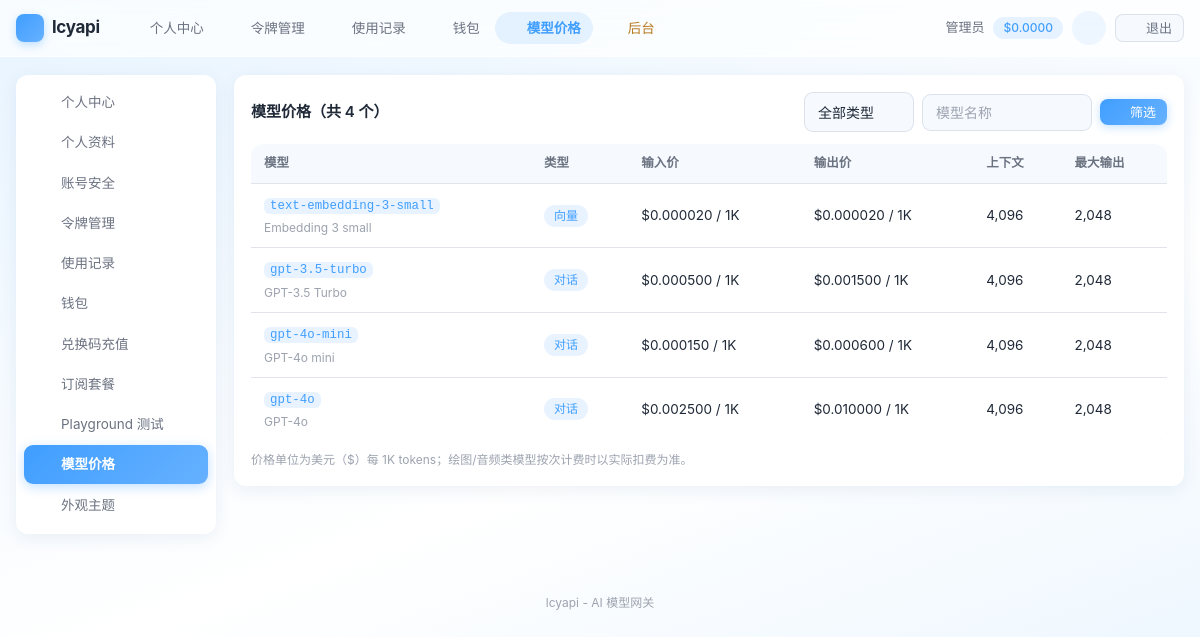
Screenshot of /user/pricing/index.php (signed in) with the database file from the repository.
### tables this page shows
CREATE TABLE IF NOT EXISTS settings (
    `key` VARCHAR(50) NOT NULL PRIMARY KEY,
    value TEXT DEFAULT NULL,
    type VARCHAR(20) NOT NULL DEFAULT 'string',
    description VARCHAR(255) DEFAULT NULL,
    updated_at DATETIME NOT NULL DEFAULT CURRENT_TIMESTAMP ON UPDATE CURRENT_TIMESTAMP
);

CREATE TABLE IF NOT EXISTS users (
    id INT UNSIGNED AUTO_INCREMENT PRIMARY KEY,
    username VARCHAR(50) NOT NULL,
    email VARCHAR(100) DEFAULT NULL,
    email_verified TINYINT NOT NULL DEFAULT 0 COMMENT '邮箱已验证',
    password VARCHAR(255) NOT NULL,
    nickname VARCHAR(50) DEFAULT NULL,
    avatar VARCHAR(255) DEFAULT NULL,
    role ENUM('admin','user') NOT NULL DEFAULT 'user',
    quota DECIMAL(14,6) NOT NULL DEFAULT 0.000000,
    used_quota DECIMAL(14,6) NOT NULL DEFAULT 0.000000,
    total_quota DECIMAL(14,6) NOT NULL DEFAULT 0.000000,
    status TINYINT NOT NULL DEFAULT 1,
    totp_secret VARCHAR(64) DEFAULT NULL COMMENT 'TOTP 密钥(Base32)',
    totp_enabled TINYINT NOT NULL DEFAULT 0 COMMENT '已开启2FA',
    backup_codes TEXT DEFAULT NULL COMMENT '2FA备份码(哈希JSON)',
    api_count INT UNSIGNED NOT NULL DEFAULT 0,
    aff_code VARCHAR(16) DEFAULT NULL COMMENT '我的邀请码',
    aff_by INT UNSIGNED DEFAULT NULL COMMENT '邀请人用户ID',
    aff_quota DECIMAL(14,6) NOT NULL DEFAULT 0.000000 COMMENT '待转入的邀请收益',
    aff_history_quota DECIMAL(14,6) NOT NULL DEFAULT 0.000000 COMMENT '累计邀请收益',
    `group` VARCHAR(32) NOT NULL DEFAULT 'default' COMMENT '用户分组',
    last_login_at DATETIME DEFAULT NULL,
    last_login_ip VARCHAR(45) DEFAULT NULL,
    created_at DATETIME NOT NULL DEFAULT CURRENT_TIMESTAMP,
    updated_at DATETIME NOT NULL DEFAULT CURRENT_TIMESTAMP ON UPDATE CURRENT_TIMESTAMP,
    UNIQUE KEY uk_username (username),
    UNIQUE KEY uk_email (email),
    UNIQUE KEY uk_aff_code (aff_code),
    KEY idx_status (status),
    KEY idx_aff_by (aff_by)
);

CREATE TABLE IF NOT EXISTS models (
    id INT UNSIGNED AUTO_INCREMENT PRIMARY KEY,
    name VARCHAR(100) NOT NULL,
    display_name VARCHAR(100) DEFAULT NULL,
    description TEXT DEFAULT NULL COMMENT '模型描述',
    tags VARCHAR(255) DEFAULT NULL COMMENT '标签，逗号分隔',
    input_price DECIMAL(10,6) NOT NULL DEFAULT 0.000000,
    output_price DECIMAL(10,6) NOT NULL DEFAULT 0.000000,
    context_length INT UNSIGNED NOT NULL DEFAULT 4096,
    max_output INT UNSIGNED NOT NULL DEFAULT 2048,
    type ENUM('chat','completion','embedding','image','audio') NOT NULL DEFAULT 'chat',
    enabled TINYINT NOT NULL DEFAULT 1,
    sort INT NOT NULL DEFAULT 0,
    created_at DATETIME NOT NULL DEFAULT CURRENT_TIMESTAMP,
    updated_at DATETIME NOT NULL DEFAULT CURRENT_TIMESTAMP ON UPDATE CURRENT_TIMESTAMP,
    UNIQUE KEY uk_name (name),
    KEY idx_enabled (enabled),
    KEY idx_type (type)
);

### includes/cache.php (called while the page is built, shortened)
<?php
class Cache
{
    private static $enabled = true;
    public static function setConfig($config)
    {
        self::$enabled = $config['enabled'];
    }
    public static function get($key)
    {
        if (!self::$enabled) {
            return false;
        }
        $file = self::getFilePath($key);
        $data = @file_get_contents($file);
        $value = @json_decode($data, true);
        return $value;
    }
    public static function set($key, $value, $ttl = 0)
    {
        if (!self::$enabled) {
            return false;
        }
        return true;
    }
    public static function remember($key, $ttl, $callback)
    {
        $cached = self::get($key);
        $value = $callback();
        return $value;
    }
}

### includes/db.php (called while the page is built, shortened)
<?php
class DB
{
    private static $pdo = null;
    public static function init($config)
    {
        $dsn = sprintf('mysql:host=%s;port=%d;dbname=%s;charset=%s', $config['host'], $config['port'], $config['name'], $config['charset']);
        self::$pdo = new PDO($dsn, $config['user'], $config['pass'], [
            PDO::ATTR_ERRMODE => PDO::ERRMODE_EXCEPTION,
            PDO::ATTR_DEFAULT_FETCH_MODE => PDO::FETCH_ASSOC,
            PDO::ATTR_EMULATE_PREPARES => false,
            PDO::ATTR_TIMEOUT => 5,
        ]);
    }
    public static function getInstance()
    {
        return self::$pdo;
    }
    public static function query($sql, $params = [])
    {
        $stmt = self::getInstance()->prepare($sql);
        $stmt->execute($params);
        return $stmt;
    }
    public static function fetch($sql, $params = [])
    {
        $stmt = self::query($sql, $params);
        return $stmt->fetch() ?: false;
    }
    public static function fetchAll($sql, $params = [])
    {
        return self::query($sql, $params)->fetchAll();
    }
}

### includes/auth.php (called while the page is built, shortened)
<?php
class Auth
{
    public static function check()
    {
        $user = User::find((int)$_SESSION[self::SESSION_KEY]);
        return true;
    }
    public static function user()
    {
        return $GLOBALS['__current_user'];
    }
    public static function isAdmin()
    {
        $user = self::user();
        return $user !== null && $user['role'] === 'admin';
    }
    public static function requireLogin()
    {
        if (!self::check()) {
            redirect(base_url('user/login.php'));
        }
    }
}

### includes/user.php (called while the page is built, shortened)
<?php
class User
{
    public static function find($id)
    {
        return DB::fetch('SELECT * FROM users WHERE id = ?', [(int)$id]);
    }
}

### user/pricing/index.php (the view, shortened to what this page needs)
<?php
require dirname(__DIR__) . '/templates/header.php';
$kw = trim($_GET['q'] ?? '');
$where = ['enabled = 1'];
$params = [];
$models = DB::fetchAll('SELECT * FROM models WHERE ' . implode(' AND ', $where) . ' ORDER BY sort DESC, id ASC', $params);
$typeLabels = ['chat' => '对话', 'completion' => '补全', 'embedding' => '向量', 'image' => '绘图', 'audio' => '音频'];
?>
<div class="card">
    <div class="card-title" style="display:flex; justify-content:space-between; align-items:center; flex-wrap:wrap; gap:10px;">
        <span>模型价格（共 <?php echo count($models); ?> 个）</span>
        <form method="get" style="display:flex; gap:8px; align-items:center; flex-wrap:wrap;">
            <select name="type" class="form-control" style="width:110px;">
                <option value="">全部类型</option>
            </select>
            <input type="text" name="q" class="form-control" style="width:170px;" value="<?php echo e($kw); ?>" placeholder="模型名称">
            <button type="submit" class="btn btn-sm"><?php echo svg_icon('search'); ?>筛选</button>
        </form>
    </div>
    <table class="table">
        <thead>
            <tr><th>模型</th><th>类型</th><th>输入价</th><th>输出价</th><th>上下文</th><th>最大输出</th></tr>
        </thead>
        <tbody>
        <?php foreach ($models as $m) : ?>
            <tr>
                <td>
                    <code><?php echo e($m['name']); ?></code>
                    <?php if ($m['display_name']) : ?><div class="form-hint"><?php echo e($m['display_name']); ?></div><?php endif; ?>
                </td>
                <td><span class="badge badge-blue"><?php echo isset($typeLabels[$m['type']]) ? $typeLabels[$m['type']] : e($m['type']); ?></span></td>
                <td>$<?php echo e(number_format((float)$m['input_price'], 6)); ?> / 1K</td>
                <td>$<?php echo e(number_format((float)$m['output_price'], 6)); ?> / 1K</td>
                <td><?php echo number_format((int)$m['context_length']); ?></td>
                <td><?php echo number_format((int)$m['max_output']); ?></td>
            </tr>
        <?php endforeach; ?>
        </tbody>
    </table>
    <div class="form-hint" style="margin-top:10px;">价格单位为美元（$）每 1K tokens；绘图/音频类模型按次计费时以实际扣费为准。</div>
</div>
<?php require dirname(__DIR__) . '/templates/footer.php'; ?>

### user/templates/header.php (shortened to what this page needs)
<?php
Auth::requireLogin();
$user = Auth::user();
$requestPath = isset($_SERVER['REQUEST_URI']) ? parse_url($_SERVER['REQUEST_URI'], PHP_URL_PATH) : '';
function nav_active($needle, $requestPath)
{
    return strpos($requestPath, $needle) !== false ? 'active' : '';
}
?>
<!DOCTYPE html>
<html lang="zh-CN">
<head>
<link rel="stylesheet" href="<?php echo base_url('assets/css/common.css'); ?>">
<link rel="stylesheet" href="<?php echo base_url('assets/css/user.css'); ?>">
</head>
<body>
<div class="topbar">
    <div class="container">
        <a class="brand" href="<?php echo base_url('user/index.php'); ?>">
            <span class="brand-logo"><?php echo svg_icon('zap'); ?></span>
            <?php echo e(setting('site_name', config('site.name'))); ?>
        </a>
        <nav>
            <a class="<?php echo nav_active('/user/index.php', $requestPath); ?>" href="<?php echo base_url('user/index.php'); ?>"><?php echo svg_icon('home'); ?>个人中心</a>
            <a class="<?php echo nav_active('/user/tokens/', $requestPath); ?>" href="<?php echo base_url('user/tokens/index.php'); ?>"><?php echo svg_icon('key'); ?>令牌管理</a>
            <a class="<?php echo nav_active('/user/logs/', $requestPath); ?>" href="<?php echo base_url('user/logs/index.php'); ?>"><?php echo svg_icon('list'); ?>使用记录</a>
            <a class="<?php echo nav_active('/user/wallet/', $requestPath); ?>" href="<?php echo base_url('user/wallet/index.php'); ?>"><?php echo svg_icon('wallet'); ?>钱包</a>
            <a class="<?php echo nav_active('/user/pricing/', $requestPath); ?>" href="<?php echo base_url('user/pricing/index.php'); ?>"><?php echo svg_icon('cpu'); ?>模型价格</a>
            <?php if (Auth::isAdmin()) : ?>
                <a class="admin-entry" href="<?php echo base_url('admin/index.php'); ?>"><?php echo svg_icon('shield'); ?>后台</a>
            <?php endif; ?>
        </nav>
        <div class="user-menu">
            <span class="uname"><?php echo e($user['nickname'] ?: $user['username']); ?></span>
            <span class="badge badge-blue">$<?php echo e(number_format((float)$user['quota'], 4)); ?></span>
            <button type="button" class="icon-btn" data-theme-toggle title="切换明暗模式"><?php echo svg_icon('moon'); ?></button>
            <a href="<?php echo base_url('user/logout.php'); ?>" class="btn btn-sm btn-secondary"><?php echo svg_icon('logout'); ?>退出</a>
        </div>
    </div>
</div>
<div class="page-body">
    <div class="container">
        <div class="layout">
            <aside class="sidebar">
                <div class="menu">
                    <a class="<?php echo nav_active('/user/index.php', $requestPath); ?>" href="<?php echo base_url('user/index.php'); ?>"><?php echo svg_icon('home'); ?>个人中心</a>
                    <a class="<?php echo nav_active('/user/profile/', $requestPath); ?>" href="<?php echo base_url('user/profile/index.php'); ?>"><?php echo svg_icon('user'); ?>个人资料</a>
                    <a class="<?php echo nav_active('/user/profile/security', $requestPath); ?>" href="<?php echo base_url('user/profile/security.php'); ?>"><?php echo svg_icon('lock'); ?>账号安全</a>
                    <a class="<?php echo nav_active('/user/tokens/', $requestPath); ?>" href="<?php echo base_url('user/tokens/index.php'); ?>"><?php echo svg_icon('key'); ?>令牌管理</a>
                    <a class="<?php echo nav_active('/user/logs/', $requestPath); ?>" href="<?php echo base_url('user/logs/index.php'); ?>"><?php echo svg_icon('list'); ?>使用记录</a>
                    <a class="<?php echo nav_active('/user/wallet/', $requestPath); ?>" href="<?php echo base_url('user/wallet/index.php'); ?>"><?php echo svg_icon('wallet'); ?>钱包</a>
            <a class="<?php echo nav_active('/user/redeem/', $requestPath); ?>" href="<?php echo base_url('user/redeem/index.php'); ?>"><?php echo svg_icon('gift'); ?>兑换码充值</a>
            <a class="<?php echo nav_active('/user/subscriptions/', $requestPath); ?>" href="<?php echo base_url('user/subscriptions/index.php'); ?>"><?php echo svg_icon('crown'); ?>订阅套餐</a>
            <a class="<?php echo nav_active('/user/playground/', $requestPath); ?>" href="<?php echo base_url('user/playground/index.php'); ?>"><?php echo svg_icon('message'); ?>Playground 测试</a>
                    <a class="<?php echo nav_active('/user/pricing/', $requestPath); ?>" href="<?php echo base_url('user/pricing/index.php'); ?>"><?php echo svg_icon('cpu'); ?>模型价格</a>
                    <a class="<?php echo nav_active('/user/appearance/', $requestPath); ?>" href="<?php echo base_url('user/appearance/index.php'); ?>"><?php echo svg_icon('eye'); ?>外观主题</a>
                </div>
            </aside>
            <main class="main">

### user/templates/footer.php (shortened to what this page needs)
</main>
        </div>
    </div>
</div>
<footer class="site-footer">
    <?php echo e(setting('site_name', config('site.name'))); ?> - <?php echo e(setting('site_description', config('site.description'))); ?>
</footer>
</body>
</html>

### assets/css/user.css (style rules this page uses)
.topbar { background: var(--glass); backdrop-filter: blur(24px) saturate(1.5); -webkit-backdrop-filter: blur(24px) saturate(1.5); border-bottom: 1px solid var(--glass-border); position: sticky; top: 0; z-index: 200; }
.topbar .container { display: flex; align-items: center; height: 56px; gap: 18px; }
.topbar .brand { font-size: 17px; font-weight: 700; color: var(--text); letter-spacing: -.3px; display: flex; align-items: center; gap: 8px; white-space: nowrap; }
.topbar .brand .brand-logo { width: 28px; height: 28px; border-radius: 8px; flex: none; background: linear-gradient(135deg, var(--accent), var(--accent-2)); display: inline-flex; align-items: center; justify-content: center; color: #fff; box-shadow: 0 3px 9px var(--accent-border); }
.topbar nav { display: flex; gap: 3px; flex: 1; min-width: 0; overflow-x: auto; scrollbar-width: none; }
.topbar nav a { color: var(--text-2); padding: 6px 12px; border-radius: 999px; font-size: 13.5px; white-space: nowrap; display: inline-flex; align-items: center; gap: 5px; transition: all .22s var(--ease); }
.topbar nav a.active { color: var(--accent); font-weight: 600; background: var(--accent-soft); }
.topbar nav a.admin-entry { color: var(--yellow-text); }
.topbar .user-menu { display: flex; align-items: center; gap: 9px; color: var(--text-2); flex: none; }
.topbar .user-menu .uname { font-size: 13px; white-space: nowrap; }
.page-body { padding: 18px 0 40px; }
.layout { display: flex; gap: 18px; }
.sidebar { width: 200px; flex-shrink: 0; }
.sidebar .menu { background: var(--card); backdrop-filter: blur(18px); -webkit-backdrop-filter: blur(18px); border: 1px solid var(--glass-border); border-radius: var(--radius); box-shadow: var(--shadow); overflow: hidden; padding: 7px; position: sticky; top: 72px; }
.sidebar .menu a { display: flex; align-items: center; gap: 9px; padding: 9px 12px; margin-bottom: 2px; color: var(--text-2); border-radius: var(--radius-sm); font-size: 13.5px; transition: all .22s var(--ease); }
.sidebar .menu a.active { background: linear-gradient(135deg, var(--accent), var(--accent-2)); color: #fff; font-weight: 600; box-shadow: 0 3px 12px var(--accent-border); }
.main { flex: 1; min-width: 0; }
.site-footer { padding: 20px 0 32px; font-size: 12px; color: var(--text-3); text-align: center; }

### rows the page displays
settings: value "lcyapi"
users: nickname "管理员", quota "0.0000"
models: name "text-embedding-3-small", display_name "Embedding 3 small", type "向量", input_price "0.000020", output_price "0.000020", context_length "4,096", max_output "2,048"
models: name "gpt-3.5-turbo", display_name "GPT-3.5 Turbo", type "对话", input_price "0.000500", output_price "0.001500", context_length "4,096", max_output "2,048"
models: name "gpt-4o-mini", display_name "GPT-4o mini", type "对话", input_price "0.000150", output_price "0.000600", context_length "4,096", max_output "2,048"
models: name "gpt-4o", display_name "GPT-4o", type "对话", input_price "0.002500", output_price "0.010000", context_length "4,096", max_output "2,048"
settings: value "AI 模型网关"

### other values shown
count($models) "4"
